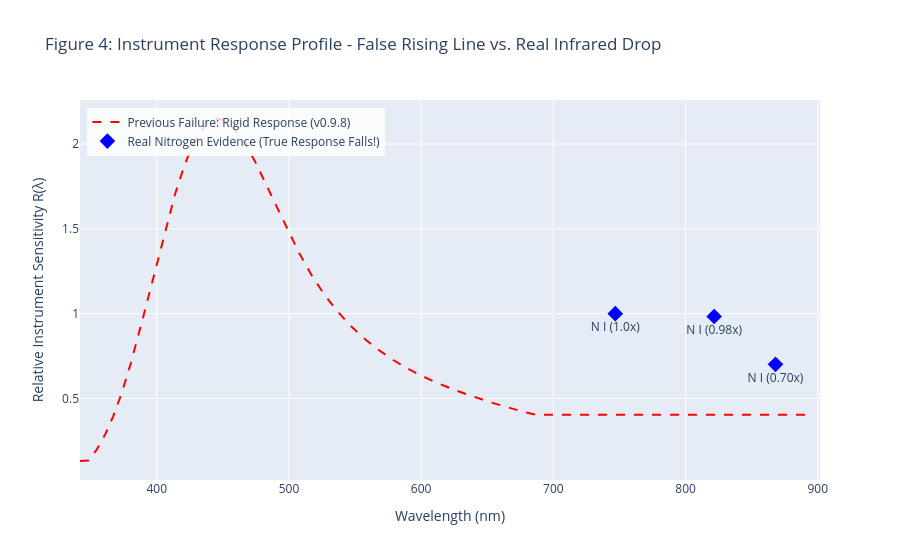

The notebook cell this image was saved under:
### Code cell
# Interactive Plot: Response Curves - Previous Rigid Line vs. True Physical Roll-Off
fig4 = go.Figure()

fig4.add_trace(go.Scatter(
    x=wavelengths, y=resp_profile, mode='lines',
    line=dict(color='red', width=2, dash='dash'),
    name='Previous Failure: Rigid Response (v0.9.8)'
))

# Show nitrogen line physical evidence points
fig4.add_trace(go.Scatter(
    x=[746.8, 821.6, 868.0],
    y=[1.0, implied_r_821_745, implied_r_868_745],
    mode='markers+text',
    marker=dict(size=12, color='blue', symbol='diamond'),
    text=['N I (1.0x)', f'N I ({implied_r_821_745:.2f}x)', f'N I ({implied_r_868_745:.2f}x)'],
    textposition='bottom center',
    name='Real Nitrogen Evidence (True Response Falls!)'
))

fig4.update_layout(
    title="Figure 4: Instrument Response Profile - False Rising Line vs. Real Infrared Drop",
    xaxis_title="Wavelength (nm)",
    yaxis_title="Relative Instrument Sensitivity R(λ)",
    hovermode="x unified",
    legend=dict(x=0.01, y=0.98, bgcolor='rgba(255,255,255,0.8)')
)
fig4.show()

### Figure 1 — Plotly figure (JSON) as saved in the notebook; plotly's stock layout.template omitted (floating-point values rounded to 4 significant figures; data arrays with more than 128 entries replaced by an {"elided": "..."} marker saying what was removed)
{"data": [{"line": {"color": "red", "dash": "dash", "width": 2}, "mode": "lines", "name": "Previous Failure: Rigid Response (v0.9.8)", "type": "scatter", "x": {"elided": "2048 float values"}, "y": {"elided": "2048 float values"}}, {"marker": {"color": "blue", "size": 12, "symbol": "diamond"}, "mode": "markers+text", "name": "Real Nitrogen Evidence (True Response Falls!)", "text": ["N I (1.0x)", "N I (0.98x)", "N I (0.70x)"], "textposition": "bottom center", "type": "scatter", "x": [746.8, 821.6, 868], "y": [1, 0.9833, 0.7013]}], "layout": {"hovermode": "x unified", "legend": {"bgcolor": "rgba(255,255,255,0.8)", "x": 0.01, "y": 0.98}, "title": {"text": "Figure 4: Instrument Response Profile - False Rising Line vs. Real Infrared Drop"}, "xaxis": {"title": {"text": "Wavelength (nm)"}}, "yaxis": {"title": {"text": "Relative Instrument Sensitivity R(λ)"}}}}
